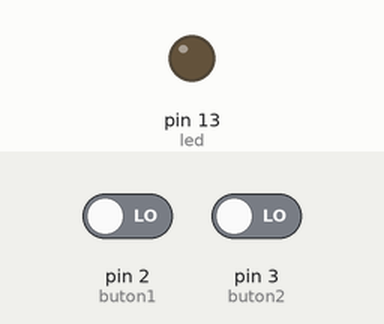
Bench run of a sketch on a simulated Arduino Uno, built with avr-gcc and run on an emulated ATmega328P. On the bench: output pins drawn as LEDs (lit = HIGH). The test bench sets the inputs (shaded band); at power-on: pin 2 (buton1) LOW, pin 3 (buton2) LOW.

Above: at 1.2 s.
1.3 s: pin 2 (buton1) driven HIGH and pin 3 (buton2) driven HIGH
At 2.6 s:
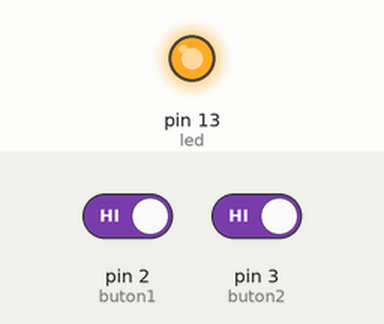
Timing chart, 0 to 4.3 s (numbered marks = the images above; inputs shaded):
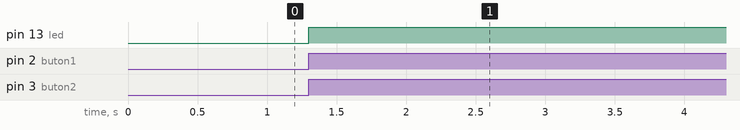

Measured:
- after the input at 1.3 s, pin 13 (led): LOW → HIGH at once

The sketch:

sketch_mar25c_pdf_den_yazd_m.ino
```cpp
int buton1 = 2; // butonu 2. pine tanımladık
int buton2 = 3; // butonu 3. pine tanımladık
int led = 13; // ledi 13. pine tanımladık
void setup() {
 pinMode(buton1, INPUT); // 2. pin giriş oldu
pinMode(buton2, INPUT); // 3. pin giriş oldu
 pinMode(led, OUTPUT);  // 13. pin çıkış oldu
 }
void loop(){   //sonsuz döngü
int oku1= digitalRead(2);
int oku2= digitalRead(3);
if (oku1 == HIGH  && oku2 == HIGH) {
digitalWrite(led,HIGH);
}
}
```
